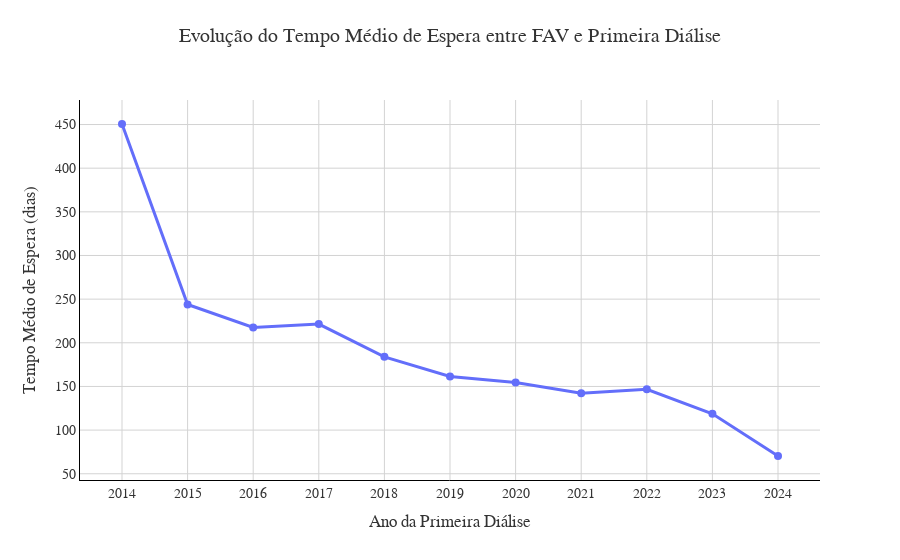

Notebook cell for this chart:
### Code cell
# Preparar dados
df_evolucao = df_espera.groupby("ano_primeira_dialise")['tempo_entre_fav_e_primeira_dialise'].mean().reset_index()

# Criar o gráfico com melhorias
fig2_p2 = px.line(
    df_evolucao,
    x="ano_primeira_dialise",
    y="tempo_entre_fav_e_primeira_dialise",
    markers=True,
    title="Evolução do Tempo Médio de Espera entre FAV e Primeira Diálise"
)

# Melhorias visuais
fig2_p2.update_traces(line=dict(width=3), marker=dict(size=8))

fig2_p2.update_layout(
    title={
        'text': 'Evolução do Tempo Médio de Espera entre FAV e Primeira Diálise',
        'y':0.95,
        'x':0.5,
        'xanchor': 'center',
        'yanchor': 'top'
    },
    xaxis_title="Ano da Primeira Diálise",
    yaxis_title="Tempo Médio de Espera (dias)",
    font=dict(
        family="Arial, sans-serif",
        size=14,
        color="#333333"
    ),
    plot_bgcolor="white",
    paper_bgcolor="white",
    xaxis=dict(
        showline=True,
        linewidth=1,
        linecolor='black',
        gridcolor='lightgrey',
        tickmode='linear'
    ),
    yaxis=dict(
        showline=True,
        linewidth=1,
        linecolor='black',
        gridcolor='lightgrey'
    ),
    hovermode="x unified"
)

fig2_p2.show()

### Figure 1 — Plotly figure (JSON) as saved in the notebook; plotly's stock layout.template omitted (floating-point values rounded to 4 significant figures)
{"data": [{"hovertemplate": "ano_primeira_dialise=%{x}<br>tempo_entre_fav_e_primeira_dialise=%{y}<extra></extra>", "legendgroup": "", "line": {"color": "#636efa", "dash": "solid", "width": 3}, "marker": {"size": 8, "symbol": "circle"}, "mode": "lines+markers", "name": "", "orientation": "v", "showlegend": false, "type": "scatter", "x": [2014, 2015, 2016, 2017, 2018, 2019, 2020, 2021, 2022, 2023, 2024], "xaxis": "x", "y": [450.6, 243.9, 217.6, 221.4, 183.9, 161.5, 154.5, 142.2, 146.8, 118.7, 70.34], "yaxis": "y"}], "layout": {"font": {"color": "#333333", "family": "Arial, sans-serif", "size": 14}, "hovermode": "x unified", "legend": {"tracegroupgap": 0}, "paper_bgcolor": "white", "plot_bgcolor": "white", "title": {"text": "Evolução do Tempo Médio de Espera entre FAV e Primeira Diálise", "x": 0.5, "xanchor": "center", "y": 0.95, "yanchor": "top"}, "xaxis": {"anchor": "y", "domain": [0, 1], "gridcolor": "lightgrey", "linecolor": "black", "linewidth": 1, "showline": true, "tickmode": "linear", "title": {"text": "Ano da Primeira Diálise"}}, "yaxis": {"anchor": "x", "domain": [0, 1], "gridcolor": "lightgrey", "linecolor": "black", "linewidth": 1, "showline": true, "title": {"text": "Tempo Médio de Espera (dias)"}}}}
